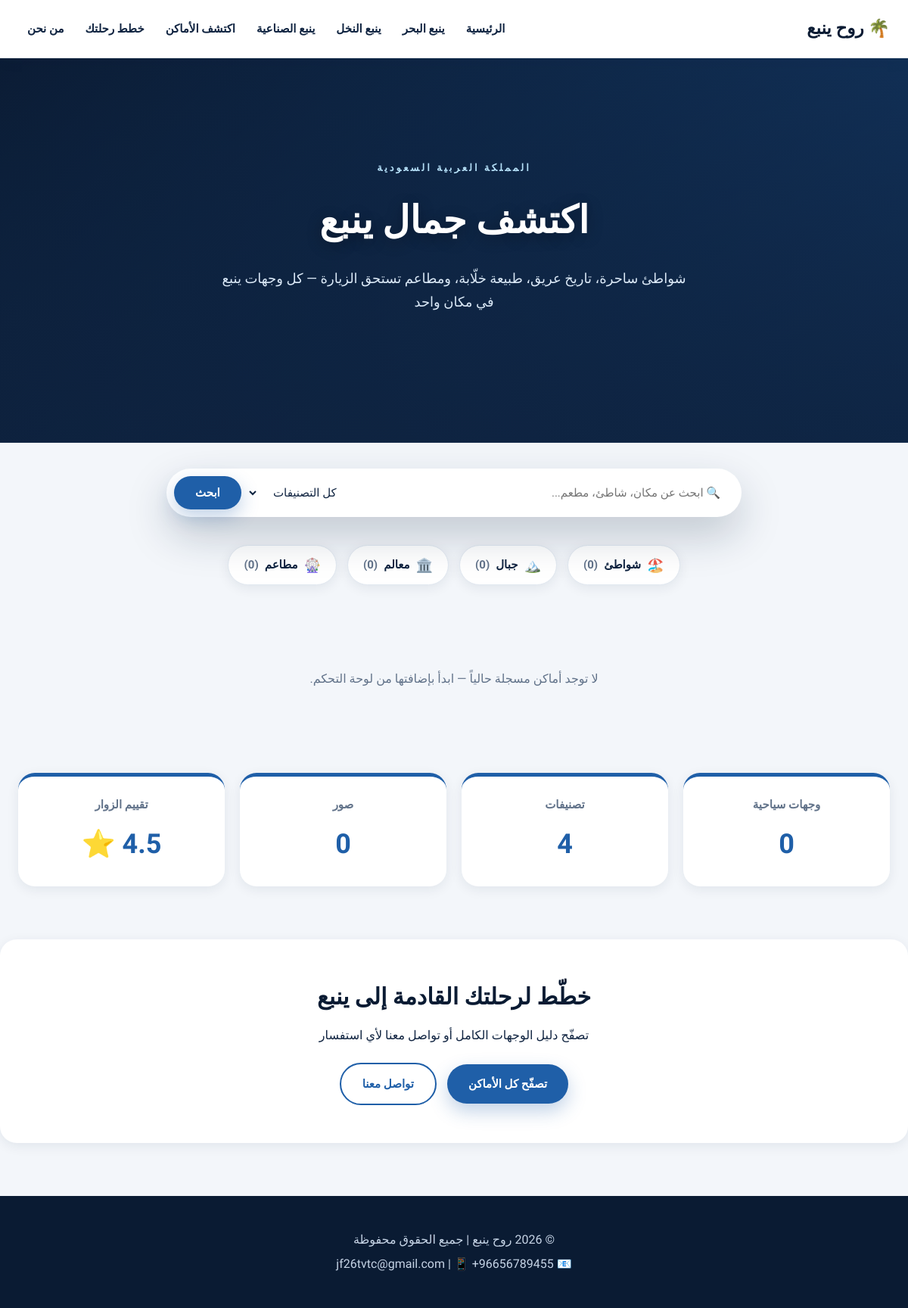
The page / on the database its author committed.
### tables this page shows
CREATE TABLE categories (
 id INT UNSIGNED AUTO_INCREMENT PRIMARY KEY,
 name VARCHAR(100) NOT NULL UNIQUE,
 description VARCHAR(255) DEFAULT '',
 created_at TIMESTAMP DEFAULT CURRENT_TIMESTAMP
);

### db.php (called while the page is built, shortened)
<?php
function category_type($categoryName) {
    $name = $categoryName;
    $map = [
        'بحرية' => ['بحر', 'شاطئ', 'شواطئ', 'كورنيش', 'مارينا'],
        'تاريخية' => ['تاريخ', 'معلم', 'معالم', 'أثر', 'قلعة', 'تراث'],
        'طبيعية' => ['طبيع', 'جبل', 'جبال', 'حديقة', 'واحة'],
        'ترفيهية' => ['ترفيه', 'مطعم', 'مطاعم', 'فندق', 'فنادق', 'منتزه'],
    ];
    foreach ($map as $type => $keywords) {
        foreach ($keywords as $kw) {
            if (mb_strpos($name, $kw) !== false) return $type;
        }
    }
    return 'عام';
}
function category_icon($categoryName) {
    $icons = ['بحرية' => '🏖️', 'تاريخية' => '🏛️', 'طبيعية' => '🏔️', 'ترفيهية' => '🎡', 'عام' => '📍'];
    return $icons[category_type($categoryName)] ?? '📍';
}
?>

### index.php (the view, shortened to what this page needs)
<?php
include 'db.php';
$heroRow = $conn->query("SELECT i.image_path FROM images i ORDER BY i.id DESC LIMIT 1")->fetch_assoc();
$heroStyle = $heroRow ? "--hero-img:url('images/" . htmlspecialchars($heroRow['image_path']) . "');" : '';
$places_total = $conn->query("SELECT COUNT(*) c FROM places")->fetch_assoc()['c'];
$cats_total = $conn->query("SELECT COUNT(*) c FROM categories")->fetch_assoc()['c'];
$images_total = $conn->query("SELECT COUNT(*) c FROM images")->fetch_assoc()['c'];
$cats_home = $conn->query("SELECT c.*, (SELECT COUNT(*) FROM places p WHERE p.category_id=c.id) AS places_count FROM categories c ORDER BY c.id");
$categories_list = [];
while ($row = $cats_home->fetch_assoc()) { $categories_list[] = $row; }
?>
<!DOCTYPE html>
<html lang="ar" dir="rtl">
<head>
    <link rel="stylesheet" href="css/style.css">
</head>
<body>
    <?php require __DIR__ . '/nav.php'; ?>
    <section class="hero" style="<?php echo $heroStyle; ?>">
        <div class="container">
            <span class="eyebrow">المملكة العربية السعودية</span>
            <h2>اكتشف جمال ينبع</h2>
            <p>شواطئ ساحرة، تاريخ عريق، طبيعة خلّابة، ومطاعم تستحق الزيارة — كل وجهات ينبع في مكان واحد</p>
        </div>
    </section>
    <div class="container">
        <form class="hero-search" action="places.php" method="get">
            <input type="text" name="search" placeholder="🔍 ابحث عن مكان، شاطئ، مطعم...">
            <select name="category">
                <option value="">كل التصنيفات</option>
            </select>
            <button type="submit" class="btn">ابحث</button>
        </form>
        <div class="cat-pills">
            <?php foreach ($categories_list as $c): ?>
                <a class="cat-pill" href="places.php?category=<?php echo urlencode($c['name']); ?>">
                    <span class="ico"><?php echo category_icon($c['name']); ?></span>
                    <?php echo htmlspecialchars($c['name']); ?>
                    <span style="color:var(--muted);font-weight:600;">(<?php echo (int)$c['places_count']; ?>)</span>
                </a>
            <?php endforeach; ?>
        </div>
    </div>
    <?php if ($places_total == 0): ?>
    <section class="container">
        <p style="text-align:center;color:var(--muted);padding:40px;">لا توجد أماكن مسجلة حالياً — ابدأ بإضافتها من لوحة التحكم.</p>
    </section>
    <?php endif; ?>
    <section class="container">
        <div class="dashboard-grid">
            <div class="stat-card"><h3>وجهات سياحية</h3><div class="number"><?php echo (int)$places_total; ?></div></div>
            <div class="stat-card"><h3>تصنيفات</h3><div class="number"><?php echo (int)$cats_total; ?></div></div>
            <div class="stat-card"><h3>صور</h3><div class="number"><?php echo (int)$images_total; ?></div></div>
            <div class="stat-card"><h3>تقييم الزوار</h3><div class="number">4.5 ⭐</div></div>
        </div>
    </section>
    <section class="container" style="text-align:center;background:var(--card);padding:50px 30px;border-radius:var(--radius-lg);box-shadow:var(--shadow-sm);">
        <h2 style="margin-bottom:10px;">خطّط لرحلتك القادمة إلى ينبع</h2>
        <p class="section-sub" style="margin-bottom:22px;">تصفّح دليل الوجهات الكامل أو تواصل معنا لأي استفسار</p>
        <a href="places.php" class="btn">تصفّح كل الأماكن</a>
        <a href="contact.php" class="btn btn-secondary" style="margin-right:10px;">تواصل معنا</a>
    </section>
    <footer>
        <div class="container">
            <p>&copy; 2026 روح ينبع | جميع الحقوق محفوظة</p>
            <p>📧 jf26tvtc@gmail.com | 📱 +96656789455</p>
        </div>
    </footer>
</body>
</html>

### css/style.css (style rules this page uses)
* { margin: 0; padding: 0; box-sizing: border-box; }
:root { --ink: #0f2340; --primary: #1f5fa8; --primary-light: #2f7bd0; --primary-dark: #0a1b33; --gold: #8fd0f5; --gold-light: #b5e0f8; --sand: #f3f6fa; --card: #ffffff; --muted: #62738a; --success: #1e8a5f; --danger: #c2493f; --warning: #d99a2b; --sea: #0f7fa3; --sea-bg: #e7f4f8; --history: #a9712f; --history-bg: #f8efe1; --nature: #2f8a4e; --nature-bg: #e9f6ec; --fun: #a6447a; --fun-bg: #f8e9f1; --general: #62738a; --general-bg: #eef2f7; --dark: var(--ink); --secondary: var(--gold); --deep: var(--primary-dark); --radius: 14px; --radius-lg: 22px; --shadow-sm: 0 4px 16px rgba(15, 35, 64, 0.08); --shadow-md: 0 12px 32px rgba(15, 35, 64, 0.14); --shadow-lg: 0 24px 55px rgba(15, 35, 64, 0.22); }
html { scroll-behavior: smooth; }
body { font-family: 'Cairo', 'Segoe UI', sans-serif; line-height: 1.75; color: var(--ink); background: var(--sand); }
h1, h2, h3, h4 { font-weight: 800; letter-spacing: 0; }
.container { max-width: 1240px; margin: 0 auto; padding: 0 24px; }
a { color: inherit; }
.hero { position: relative; color: white; text-align: center; padding: 130px 20px 170px; overflow: hidden; background: linear-gradient(180deg, rgba(10,27,51,.55) 0%, rgba(10,27,51,.78) 100%), var(--hero-img, linear-gradient(135deg, var(--primary-dark), var(--primary))); background-size: cover; background-position: center; }
.hero::before { content: ""; position: absolute; inset: 0; background: linear-gradient(180deg, rgba(15,35,64,.15) 0%, rgba(15,35,64,.65) 100%); }
.hero > * { position: relative; z-index: 1; }
.hero .eyebrow { display: inline-block; letter-spacing: 3px; font-size: 13px; font-weight: 700; color: var(--gold-light); text-transform: uppercase; margin-bottom: 14px; }
.hero h2 { font-size: 50px; font-weight: 800; margin-bottom: 16px; text-shadow: 0 4px 20px rgba(0,0,0,0.3); }
.hero p { font-size: 18px; color: #dbe9f7; max-width: 620px; margin: 0 auto; }
.hero-search { position: relative; z-index: 2; max-width: 760px; margin: 34px auto -58px; background: var(--card); border-radius: 999px; box-shadow: var(--shadow-lg); padding: 10px; display: flex; gap: 8px; }
.hero-search input, .hero-search select { border: none; background: transparent; padding: 12px 18px; font-family: inherit; font-size: 15px; color: var(--ink); }
.hero-search input { flex: 1; }
.hero-search .btn { white-space: nowrap; }
.cat-pills { display: flex; justify-content: center; gap: 14px; flex-wrap: wrap; margin: 95px 0 10px; }
.cat-pill { display: flex; align-items: center; gap: 8px; background: var(--card); border: 1px solid #e1e8f0; padding: 10px 20px; border-radius: 999px; text-decoration: none; color: var(--ink); font-weight: 700; font-size: 15px; box-shadow: var(--shadow-sm); transition: .2s; }
.cat-pill .ico { font-size: 18px; }
section.container { margin: 70px auto; }
section.container > h2 { font-size: 30px; font-weight: 800; margin-bottom: 6px; color: var(--primary-dark); }
.btn { display: inline-block; background: var(--primary); color: white; padding: 13px 28px; border-radius: 999px; text-decoration: none; font-weight: 700; border: none; cursor: pointer; box-shadow: 0 10px 24px rgba(31, 95, 168, 0.28); transition: transform .2s, box-shadow .2s, background .2s; font-family: inherit; font-size: 15px; }
.btn-secondary { background: white; color: var(--primary); border: 2px solid var(--primary); box-shadow: none; }
.dashboard-grid { display: grid; grid-template-columns: repeat(auto-fit, minmax(180px, 1fr)); gap: 20px; margin: 25px 0; }
.stat-card { background: var(--card); padding: 24px; border-radius: var(--radius-lg); box-shadow: var(--shadow-sm); text-align: center; border-top: 5px solid var(--primary); }
.stat-card h3 { color: var(--muted); font-size: 15px; margin-bottom: 8px; }
.stat-card .number { font-size: 36px; font-weight: 800; color: var(--primary); }
footer { background: var(--primary-dark); color: #c6d4e6; text-align: center; padding: 40px 0; margin-top: 70px; }
footer p { margin: 4px 0; }

### rows shown on the page
categories: name "🏖️", name "شواطئ", places_count "0"
categories: name "🏔️", name "جبال", places_count "0"
categories: name "🏛️", name "معالم", places_count "0"
categories: name "🎡", name "مطاعم", places_count "0"

### other values the page prints
$places_total "0"
$cats_total "4"
$images_total "0"
